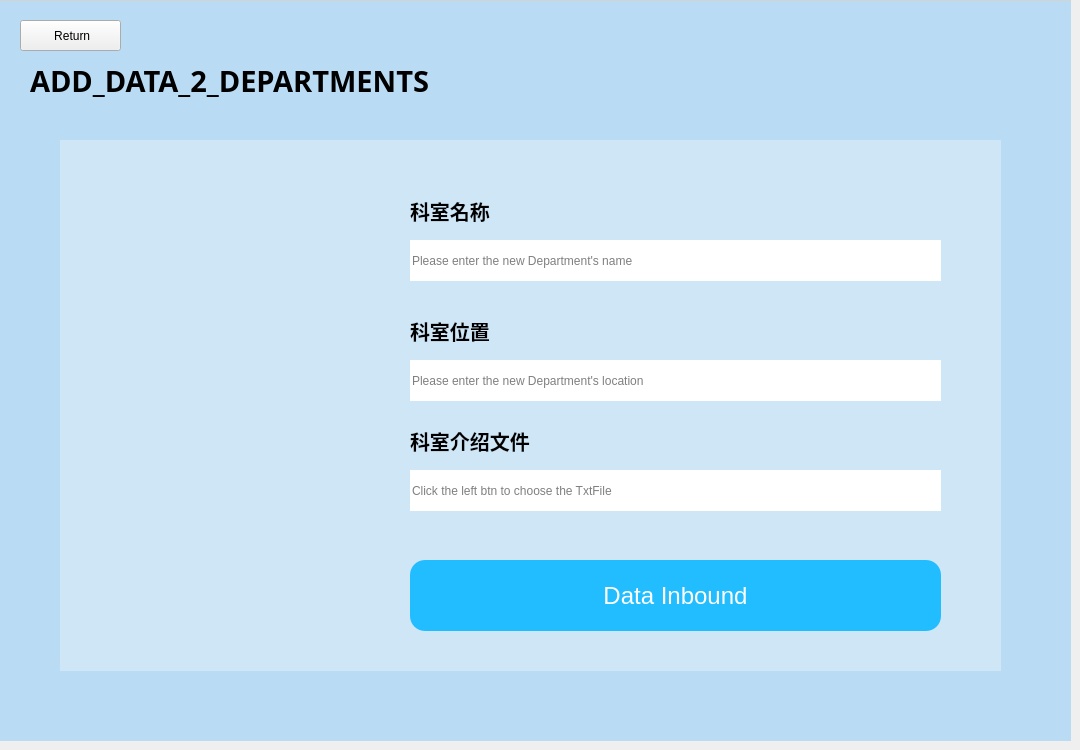
    <widget class="QWidget" name="page">
     <widget class="QFrame" name="frame_11">
      <property name="geometry">
       <rect>
        <x>0</x>
        <y>0</y>
        <width>1071</width>
        <height>741</height>
       </rect>
      </property>
      <property name="styleSheet">
       <string notr="true">#frame_11{

	
	background-color: rgba(60, 170, 255,0.3);
border-top:1px solid  ;
	border-top-color: rgb(211, 211, 211);

}</string>
      </property>
      <property name="frameShape">
       <enum>QFrame::StyledPanel</enum>
      </property>
      <property name="frameShadow">
       <enum>QFrame::Raised</enum>
      </property>
      <widget class="QLabel" name="label_13">
       <property name="geometry">
        <rect>
         <x>30</x>
         <y>50</y>
         <width>921</width>
         <height>61</height>
        </rect>
       </property>
       <property name="font">
        <font>
         <family>Arial Black</family>
         <pointsize>22</pointsize>
         <weight>75</weight>
         <bold>true</bold>
        </font>
       </property>
       <property name="text">
        <string>ADD_DATA_2_DEPARTMENTS</string>
       </property>
      </widget>
      <widget class="QToolButton" name="toolButton_22">
       <property name="geometry">
        <rect>
         <x>20</x>
         <y>20</y>
         <width>101</width>
         <height>31</height>
        </rect>
       </property>
       <property name="styleSheet">
        <string notr="true">color:black;
font: 63 9pt &quot;Bahnschrift SemiBold&quot;;
font-size:15;
</string>
       </property>
       <property name="text">
        <string> Return</string>
       </property>
       <property name="icon">
        <iconset resource="UIresource/login.qrc">
         <normaloff>:/function/return.png</normaloff>:/function/return.png</iconset>
       </property>
       <property name="iconSize">
        <size>
         <width>50</width>
         <height>50</height>
        </size>
       </property>
       <property name="toolButtonStyle">
        <enum>Qt::ToolButtonTextBesideIcon</enum>
       </property>
      </widget>
      <widget class="QFrame" name="frame_14">
       <property name="geometry">
        <rect>
         <x>60</x>
         <y>140</y>
         <width>941</width>
         <height>531</height>
        </rect>
       </property>
       <property name="styleSheet">
        <string notr="true">background-color: rgba(255, 255, 255,0.3);
border:none;
</string>
       </property>
       <property name="frameShape">
        <enum>QFrame::StyledPanel</enum>
       </property>
       <property name="frameShadow">
        <enum>QFrame::Raised</enum>
       </property>
       <widget class="QToolButton" name="toolButton_19">
        <property name="geometry">
         <rect>
          <x>50</x>
          <y>120</y>
          <width>251</width>
          <height>241</height>
         </rect>
        </property>
        <property name="styleSheet">
         <string notr="true">background:transparent;
font:30pt &quot;楷体&quot;;</string>
        </property>
        <property name="text">
         <string/>
        </property>
        <property name="icon">
         <iconset resource="UIresource/login.qrc">
          <normaloff>:/function/科室.png</normaloff>:/function/科室.png</iconset>
        </property>
        <property name="iconSize">
         <size>
          <width>400</width>
          <height>400</height>
         </size>
        </property>
        <property name="toolButtonStyle">
         <enum>Qt::ToolButtonTextUnderIcon</enum>
        </property>
       </widget>
       <widget class="QLineEdit" name="lineEdit_12">
        <property name="geometry">
         <rect>
          <x>350</x>
          <y>100</y>
          <width>531</width>
          <height>41</height>
         </rect>
        </property>
        <property name="styleSheet">
         <string notr="true">background-color:white;
border:none;
font: 12pt &quot;楷体&quot;;</string>
        </property>
        <property name="text">
         <string/>
        </property>
        <property name="echoMode">
         <enum>QLineEdit::Normal</enum>
        </property>
        <property name="placeholderText">
         <string>Please enter the new Department's name</string>
        </property>
       </widget>
       <widget class="QLabel" name="label_16">
        <property name="geometry">
         <rect>
          <x>350</x>
          <y>50</y>
          <width>111</width>
          <height>41</height>
         </rect>
        </property>
        <property name="font">
         <font>
          <family>Arial Black</family>
          <pointsize>15</pointsize>
          <weight>75</weight>
          <bold>true</bold>
         </font>
        </property>
        <property name="styleSheet">
         <string notr="true">background:transparent;</string>
        </property>
        <property name="text">
         <string>科室名称</string>
        </property>
       </widget>
       <widget class="QLineEdit" name="lineEdit_13">
        <property name="geometry">
         <rect>
          <x>350</x>
          <y>220</y>
          <width>531</width>
          <height>41</height>
         </rect>
        </property>
        <property name="styleSheet">
         <string notr="true">background-color: white;
border:none;
font: 12pt &quot;楷体&quot;;</string>
        </property>
        <property name="text">
         <string/>
        </property>
        <property name="echoMode">
         <enum>QLineEdit::Normal</enum>
        </property>
        <property name="placeholderText">
         <string>Please enter the new Department's location</string>
        </property>
       </widget>
       <widget class="QLabel" name="label_17">
        <property name="geometry">
         <rect>
          <x>350</x>
          <y>170</y>
          <width>111</width>
          <height>41</height>
         </rect>
        </property>
        <property name="font">
         <font>
          <family>Arial Black</family>
          <pointsize>15</pointsize>
          <weight>75</weight>
          <bold>true</bold>
         </font>
        </property>
        <property name="styleSheet">
         <string notr="true">background:transparent;</string>
        </property>
        <property name="text">
         <string>科室位置</string>
        </property>
       </widget>
       <widget class="QLabel" name="label_18">
        <property name="geometry">
         <rect>
          <x>350</x>
          <y>280</y>
          <width>171</width>
          <height>41</height>
         </rect>
        </property>
        <property name="font">
         <font>
          <family>Arial Black</family>
          <pointsize>15</pointsize>
          <weight>75</weight>
          <bold>true</bold>
         </font>
        </property>
        <property name="styleSheet">
         <string notr="true">background:transparent;</string>
        </property>
        <property name="text">
         <string>科室介绍文件</string>
        </property>
       </widget>
       <widget class="QLineEdit" name="lineEdit_14">
        <property name="geometry">
         <rect>
          <x>350</x>
          <y>330</y>
          <width>531</width>
          <height>41</height>
         </rect>
        </property>
        <property name="styleSheet">
         <string notr="true">background-color: white;
border:none;
font: 12pt &quot;楷体&quot;;</string>
        </property>
        <property name="text">
         <string/>
        </property>
        <property name="echoMode">
         <enum>QLineEdit::Normal</enum>
        </property>
        <property name="readOnly">
         <bool>true</bool>
        </property>
        <property name="placeholderText">
         <string>Click the left btn to choose the TxtFile</string>
        </property>
       </widget>
       <widget class="QPushButton" name="pushButton_5">
        <property name="geometry">
         <rect>
          <x>350</x>
          <y>420</y>
          <width>531</width>
          <height>71</height>
         </rect>
        </property>
        <property name="styleSheet">
         <string notr="true">QPushButton{
	color:white;
	border-radius:15px;
font-family:Microsoft Sans Serif;
	font-size:24px;
border:none;
	background-color: rgb(34, 189, 255);
}
QPushButton:hover{
	color:white;
	border-radius:15px;
	
	background-color: rgb(24, 155, 255);
}
</string>
        </property>
        <property name="text">
         <string>Data Inbound</string>
        </property>
       </widget>
      </widget>
     </widget>
    </widget>
